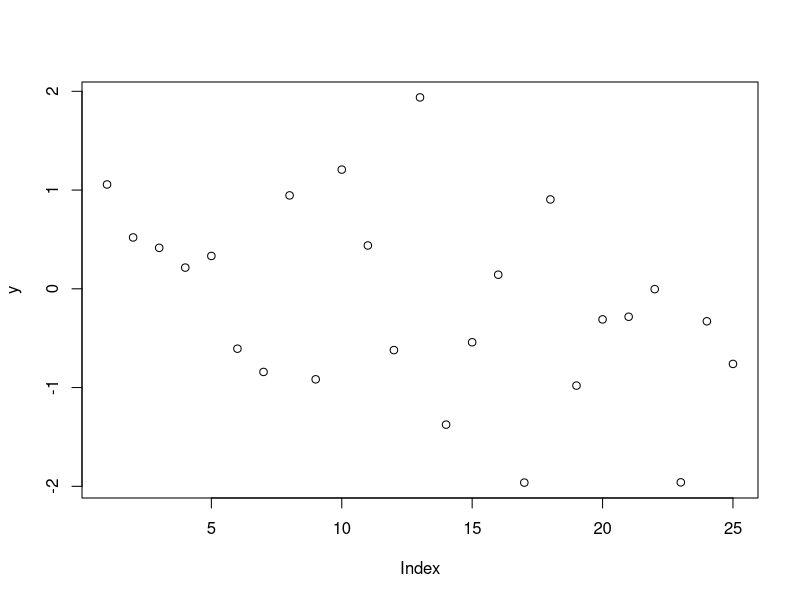
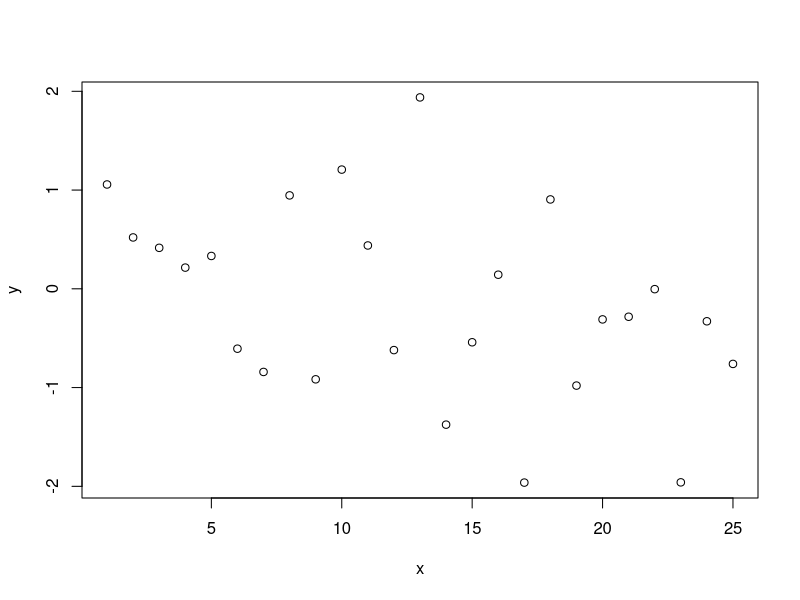
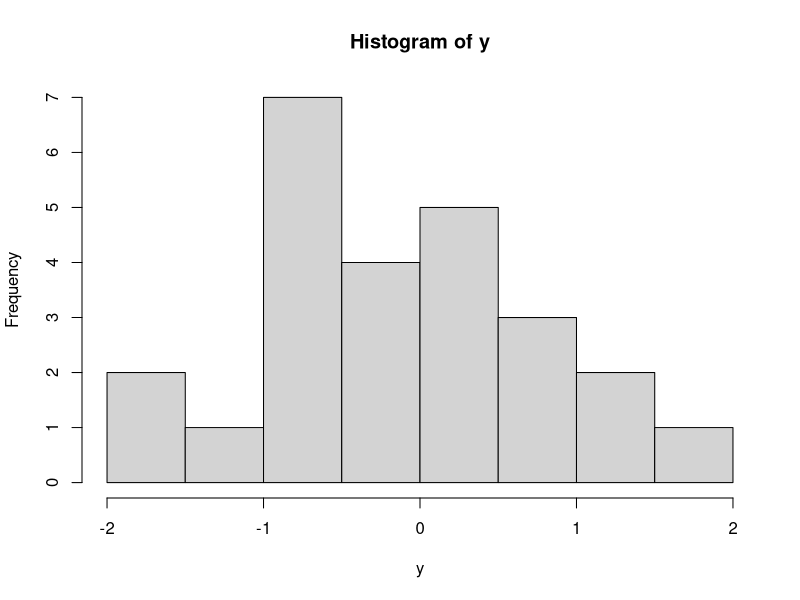
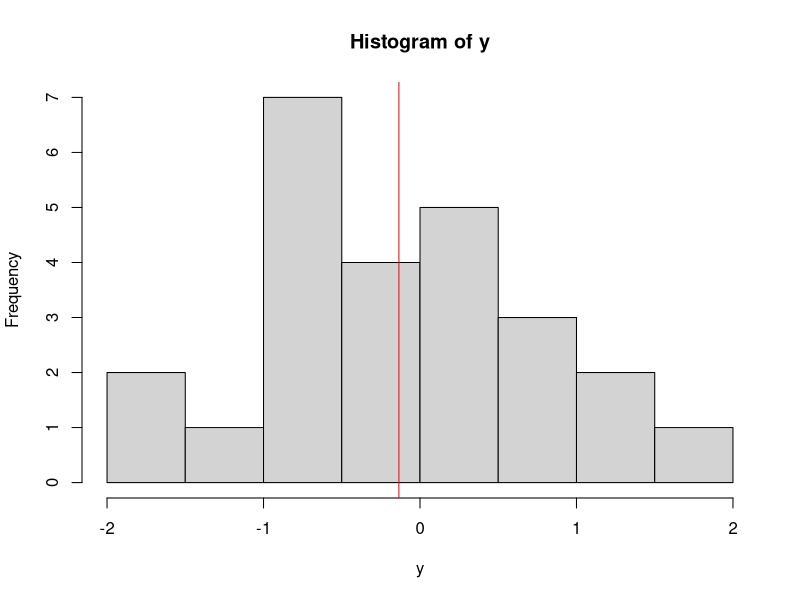

Reproduce these figures in R, in order.
# normal Distribution
y = rnorm(25)
plot(y)

x = 1:25
plot(x,y)

# histogram
hist(y)

sum(y)
sum(y)/25
mean(y)
hist(y)
abline(v=mean(y), col="red")

# median
median(y)

# standard deviation
sd(y)